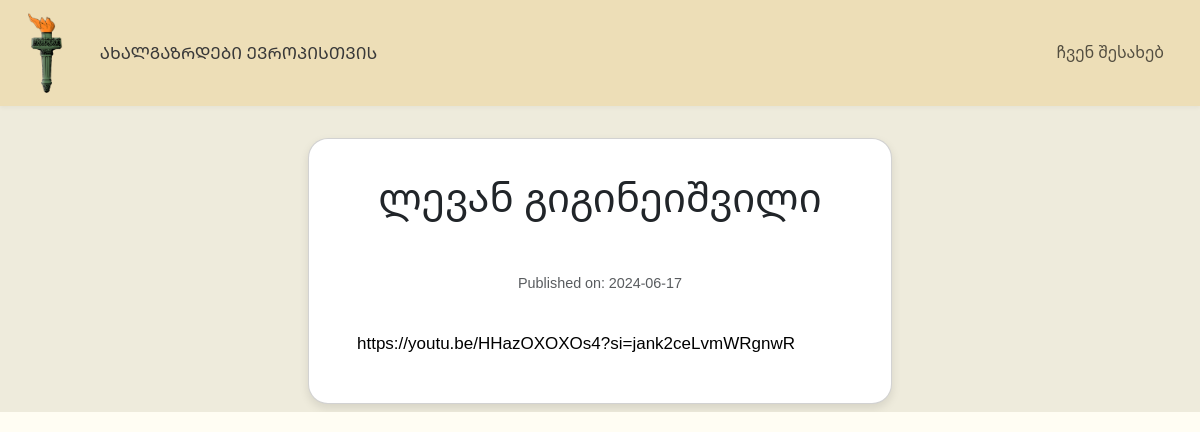
Page /statia/4 on the committed database.
### app.py (models this page shows, shortened)
class stat(db.Model):
    id = db.Column(db.Integer, primary_key=True)
    title = db.Column(db.String(500), nullable=False)
    filename = db.Column(db.String(500), nullable=False)
    content = db.Column(db.String(100000), nullable=False)
    date_created = db.Column(db.DateTime, default=datetime.now)
    is_yt = db.Column(db.Boolean, nullable=False)

### app.py (the view)
@app.route("/statia/<id>")
def statia(id):
    entry = stat.query.get(id)
    return render_template('stat.html.j2', entry=entry)

### templates/stat.html.j2 (shortened to what this page needs)
{% extends 'base.html.j2' %}
{% import 'macros.html.j2' as mak%}
{% block head %}
<link rel="stylesheet" href="{{ url_for('static', filename='css/stat.css') }}">
{% endblock %}
{% block body %}
{{mak.nav()}}
<div class="container-fluid">
  <div class="row justify-content-center">
    <div class="col-md-8 col-lg-6 p-2">
      <div class="card px-3 px-sm-5 py-4 mt-4" style="border-radius: 20px; box-shadow: 0 4px 10px rgba(0, 0, 0, 0.1);">
        <h1 class="text-center mb-3">{{ entry.title }}</h1>
        <p class="text-center text-muted mb-4">Published on: {{ entry.date_created.strftime('%Y-%m-%d') }}</p>
        <div class="body-text main-text text-justify">{{ entry.content | safe }}</div>
      </div>
    </div>
  </div>
</div>
{% endblock %}

### static/css/stat.css (style rules this page uses)
html, body { height: 100%; margin: 0; overflow-x: hidden; background-color: rgb(255, 253, 243); line-height: 1.6; }
p { margin: 1em 0; text-align: justify; }
.main-text { font-size: 17px; color: #000; text-align: left; line-height: 1.8; }
.body-text { margin-bottom: 20px; }
.text-center { padding: 10px; text-align: center; }
* { box-sizing: border-box; }
.text-muted { color: #6c757d; font-size: 0.9rem; }

### static/css/main.css (style rules this page uses)
html, body { font-family: 'Noto Sans Georgian', sans-serif; color: rgb(57, 57, 57); }
body { height: auto; background-color: #eeebdc; }

### rows in the picture
stat: title "ლევან გიგინეიშვილი", date_created "2024-06-17", content "https://youtu.be/HHazOXOXOs4?si=jank2ceLvmWRgnwR"
